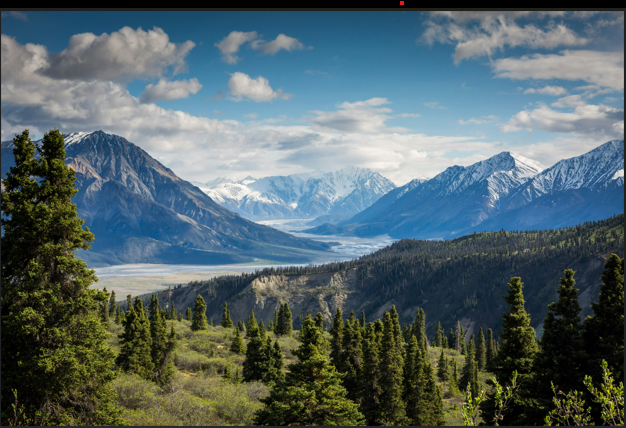
#> input picture Image_praktik/gng.png, 626 x 428 px
$ python translation.py
#> lines starting #> are read from the running program, lines starting #| are printed output that depends on the picture
import numpy as np
import argparse
import imutils
import cv2
import os

# [6 lines of commented-out code are left out]

imagePath = os.path.join(".", "gng.png")

# Membaca gambar dari path
image = cv2.imread(imagePath)
#> image is the input picture: shape (428, 626, 3); mean B, G, R 104.6, 101.4, 84.1
cv2.imshow("Original", image)

M = np.float32([[1, 0, 25], [0, 1, 50]])
shifted = cv2.warpAffine(image, M, (image.shape[1], image.shape[0]))
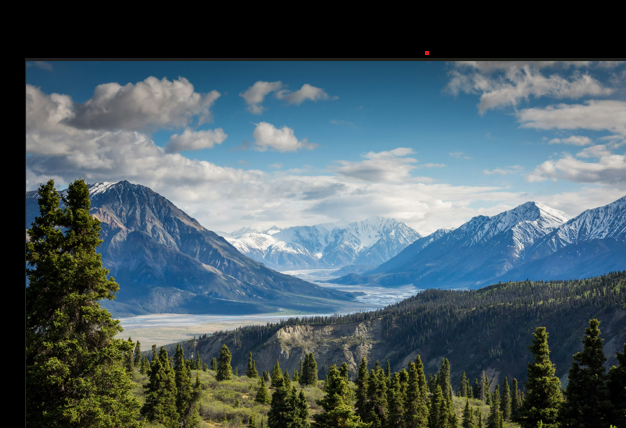
#> shifted: shape (428, 626, 3); mean B, G, R 98.1, 91.5, 74.6
cv2.imshow("Shifted Down and Right", shifted)

M = np.float32([[1, 0,-50], [0, 1,-90]])
shifted = cv2.warpAffine(image, M, (image.shape[1], image.shape[0]))
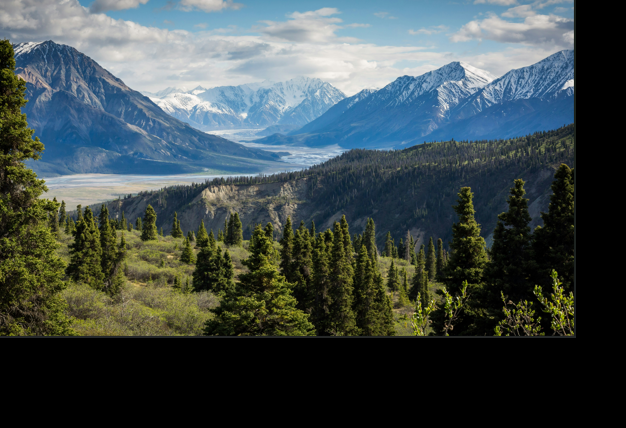
#> shifted: shape (428, 626, 3); mean B, G, R 76.3, 76.2, 65.1
cv2.imshow("Shifted Up and Left", shifted)
cv2.waitKey(0)
